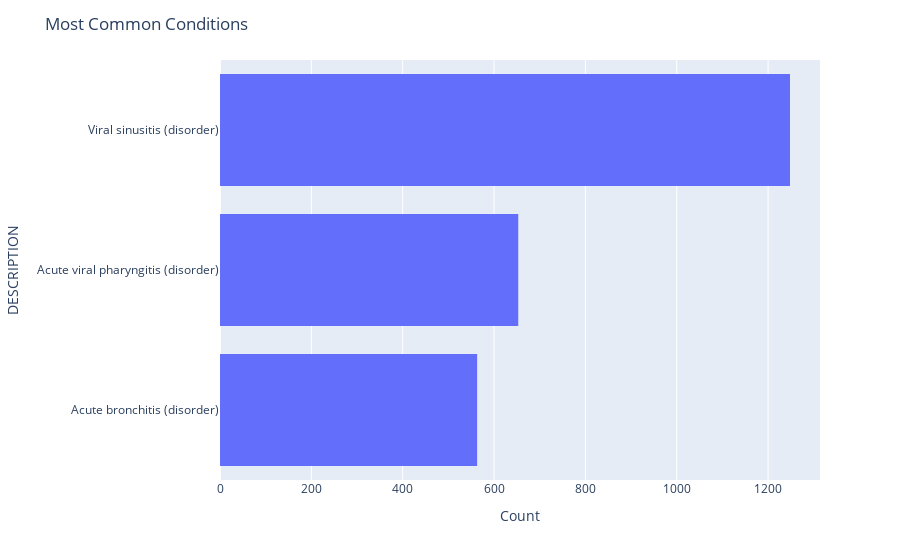

Notebook source saved alongside this figure:
### Markdown cell above
### Finding similar patterns among patients who have three most common conditions

Note: I don't have a background in health care, so there could be wrong
statements in this notebook

### Code cell
conditions_df = dfs["conditions"]

# 3 most common conditions
conditions_agg = conditions_df.groupby(
    ["DESCRIPTION"], as_index=False).agg(
        count=pd.NamedAgg(column="DESCRIPTION", aggfunc="count"),).sort_values('count')[-3:]

fig = px.histogram(conditions_agg, y="DESCRIPTION", x="count")

fig.update_layout(
    title_text="Most Common Conditions",
    xaxis_title_text="Count", # yaxis label
)

fig.show()

### Figure 1 — Plotly figure (JSON) as saved in the notebook; plotly's stock layout.template omitted (floating-point values rounded to 4 significant figures)
{"data": [{"alignmentgroup": "True", "bingroup": "y", "histfunc": "sum", "hovertemplate": "sum of count=%{x}<br>DESCRIPTION=%{y}<extra></extra>", "legendgroup": "", "marker": {"color": "#636efa", "pattern": {"shape": ""}}, "name": "", "offsetgroup": "", "orientation": "h", "showlegend": false, "type": "histogram", "x": [563, 653, 1248], "xaxis": "x", "y": ["Acute bronchitis (disorder)", "Acute viral pharyngitis (disorder)", "Viral sinusitis (disorder)"], "yaxis": "y"}], "layout": {"barmode": "relative", "legend": {"tracegroupgap": 0}, "margin": {"t": 60}, "title": {"text": "Most Common Conditions"}, "xaxis": {"anchor": "y", "domain": [0, 1], "title": {"text": "Count"}}, "yaxis": {"anchor": "x", "domain": [0, 1], "title": {"text": "DESCRIPTION"}}}}
